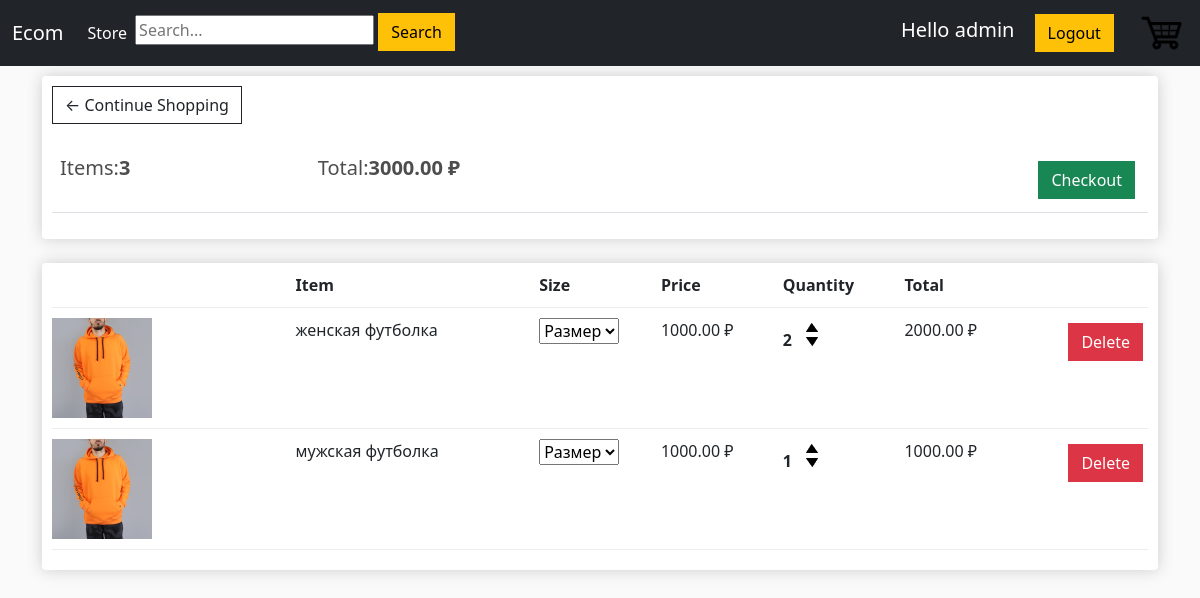
The app's page /cart/ (signed in) with its own data.
### mainapp/models.py (models this page shows, shortened)
class Order(models.Model):
    customer = models.ForeignKey(Customer, on_delete=models.SET_NULL, blank=True, null=True)
    date_order = models.DateTimeField(auto_now_add=True)
    complete = models.BooleanField(default=False, null=True, blank=False)
    transaction_id = models.CharField(max_length=200, null=True)
    @property
    def get_cart_total(self):
        orderitems = self.orderitem_set.all()
        total = sum([item.get_total for item in orderitems])
        return total
    def get_cart_items(self):
        orderitems = self.orderitem_set.all()
        items = sum([item.quantity for item in orderitems])
        return items

class OrderItem(models.Model):
    product = models.ForeignKey(Product, on_delete=models.SET_NULL, blank=True, null=True)
    order = models.ForeignKey(Order, on_delete=models.SET_NULL, blank=True, null=True)
    size = models.CharField(max_length=10, null=True)
    quantity = models.IntegerField(default=0, null=True, blank=True)
    date_added = models.DateTimeField(auto_now_add=True)
    @property
    def get_total(self):
        total = self.product.price * self.quantity
        return total

class Product(models.Model):
    name = models.CharField(max_length=200, null=True)
    price = models.DecimalField(max_digits=7, decimal_places=2)
    digital = models.BooleanField(default=False, null=True, blank=False)
    image = models.ImageField(null=True, blank=True)
    def imageURL(self):
        try:
            url = self.image.url
        except:
            url = ''
        return url

### mainapp/views.py (the view)
# urls.py: path('cart/', views.cart, name='cart'),
def cart(request):
    data = cartData(request)
    cartItems = data['cartItems']
    order = data['order']
    items = data['items']
    context = {'items': items, 'order': order}
    return render(request, 'mainapp/cart.html', context)

### mainapp/utils.py (called while the page is built)
def cartData(request):
    if request.user.is_authenticated:
        customer = request.user.customer
        order, created = Order.objects.get_or_create(customer=customer, complete=False)
        cartItems = order.get_cart_items()
        items = order.orderitem_set.all()
    else:
        cookieData = cookieCart(request)
        cartItems = cookieData['cartItems']
        order = cookieData['order']
        items = cookieData['items']
    return {"cartItems": cartItems, "order": order, "items": items}

### mainapp/templates/mainapp/cart.html (shortened to what this page needs)
{% extends 'mainapp/index.html' %}
{% load static %}
{% block content%}
    <div class="row">
        <div class="col-lg-12">
            <div class="box-element">
                <a class="btn btn-outline-dark" href="{% url 'store' %}">&#x2190; Continue Shopping</a>
                <br>
                <br>
                <table class="table">
                    <tr>
                        <th><h5>Items:<strong>{{order.get_cart_items}}</strong></h5></th>
                        <th><h5>Total:<strong>{{order.get_cart_total|floatformat:2}} ₽</strong></h5></th>
                        <th>
                            <a style="float:right;margin:5px" class="btn btn-success" href="{% url 'checkout' %}">Checkout</a>
                        </th>
                    </tr>
                </table>
            </div>
            <br>
            <div class="box-element">
                <div class="cart-row">
                    <div style="flex:2"></div>
                    <div style="flex:2"><strong>Item</strong></div>
                    <div style="flex:1"><strong>Size</strong></div>
                    <div style="flex:1"><strong>Price</strong></div>
                    <div style="flex:1"><strong>Quantity</strong></div>
                    <div style="flex:1"><strong>Total</strong></div>
                    <div style="flex:1"><strong></strong></div>
                </div>
                {% for item in items %}
                <div class="cart-row">
                    <div style="flex:2"><img class="row-image" src="{{item.product.imageURL}}"></div>
                    <div style="flex:2">{{item.product.name}}</div>
                    <div style="flex:1">
                                <select data-product={{item.product.id}} data-action="size" name="size" class="size">
                                      <option value="0" selected>Размер</option>
                                </select>
                    </div>
                    <div style="flex:1">{{item.product.price|floatformat:2}} ₽</div>
                    <div style="flex:1">
						<p class="quantity">{{item.quantity}}</p>
						<div class="quantity">
							<img data-product={{item.product.id}} data-action="add" class="chg-quantity update-cart" src="{% static  'images/arrow-up.png' %}">
							<img data-product={{item.product.id}} data-action="remove" class="chg-quantity update-cart" src="{% static  'images/arrow-down.png' %}">
						</div>
					</div>
					<div style="flex:1"><p>{{item.get_total}} ₽</p></div>
                    <div style="flex:1">
                        <a data-product="{{item.product.id}}" data-action="delete" style="float:right;margin:5px" class="btn btn-danger update-cart">Delete</a>
                    </div>
                </div>
                {% endfor %}
            </div>
        </div>
    </div>
{% endblock content%}

### mainapp/templates/mainapp/index.html (shortened to what this page needs)
<!DOCTYPE html>
<html lang="en">
{% load static %}
<head>
    <link href="https://cdn.jsdelivr.net/npm/bootstrap@5.1.0/dist/css/bootstrap.min.css" rel="stylesheet">
    <link rel="stylesheet" type="text/css" href="{% static 'css/index.css' %}">
</head>
<body>
    <nav class="navbar navbar-expand-lg navbar-dark bg-dark">
      <div class="container-fluid">
        <a class="navbar-brand" href="{% url 'store' %}">Ecom</a>
        <div class="collapse navbar-collapse" id="navbarSupportedContent">
          <ul class="navbar-nav me-auto mb-2 mb-lg-0">
            <li class="nav-item">
              <a class="nav-link active" aria-current="page" href="{% url 'store' %}">Store</a>
            </li>
              <li class="nav-item">
                  <form action="{% url 'search_results' %}" method="POST">
                    <input name="search" type="text" placeholder="Search...">
                    <button class="btn btn-warning">Search</button>
                  </form>
              </li>
          </ul>
           <div class="form-inline my-2 my-lg-0">
               {% if user.is_authenticated %}
               <a class="navbar-brand" href="">Hello {{user.username}}</a>
               <a href="{% url 'logout' %}" class="btn btn-warning">Logout</a>
               {% else %}
                <a href="{% url 'login' %}" class="btn btn-warning">Login</a>
                <a href="{% url 'register' %}" class="btn btn-warning">Register</a>
               {% endif %}
                <a href="{% url 'cart' %}" style="color:#212429;">
                    <img  id="cart-icon" src="{% static 'images/cart.png' %}">
                </a>
	        </div>
        </div>
      </div>
    </nav>
    <div class="container">
        {% block content %}
        {% endblock content %}
    </div>
</body>
</html>

### static/css/index.css (style rules this page uses)
body { background-color: hsl(0, 0%, 98%); }
h1,h2,h3,h4,h5,h6 { color:hsl(0, 0%, 30%); }
.box-element { box-shadow:hsl(0, 0%, 80%) 0 0 16px; background-color: #fff; border-radius: 4px; padding: 10px; }
#cart-icon { width:50px; height:50px; border:0; display: inline-block; margin-left: 20px; }
.col-lg-4, .col-lg-6, .col-lg-8, .col-lg-12 { margin-top: 10px; }
.btn { border-radius: 0; }
.row-image { width: 100px; }
.cart-row { display: flex; align-items: flex-stretch; padding-bottom: 10px; margin-bottom: 10px; border-bottom: 1px solid #ececec; }
.quantity { display: inline-block; font-weight: 700; padding-right:10px; }
.chg-quantity { width: 12px; cursor: pointer; display: block; margin-top: 5px; transition:.1s; }

### records on screen
Order: get_cart_items "3", get_cart_total "3000.00"
OrderItem: product.imageURL (picture), product.name "женская футболка", size "Размер", product.price "1000.00", quantity "2", get_total "2000.00"
OrderItem: product.imageURL (picture), product.name "мужская футболка", size "Размер", product.price "1000.00", quantity "1", get_total "1000.00"

### other values on screen
{{ user.username }} "admin"
